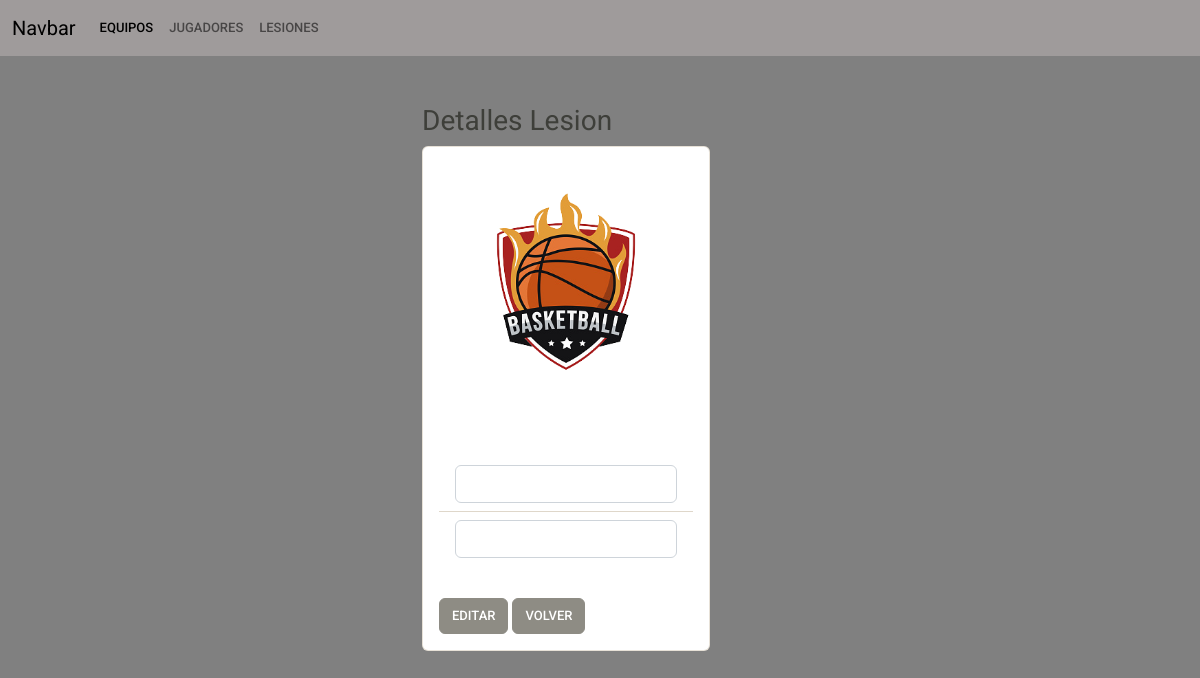
Before: /update_lesion/1 with the older database file.
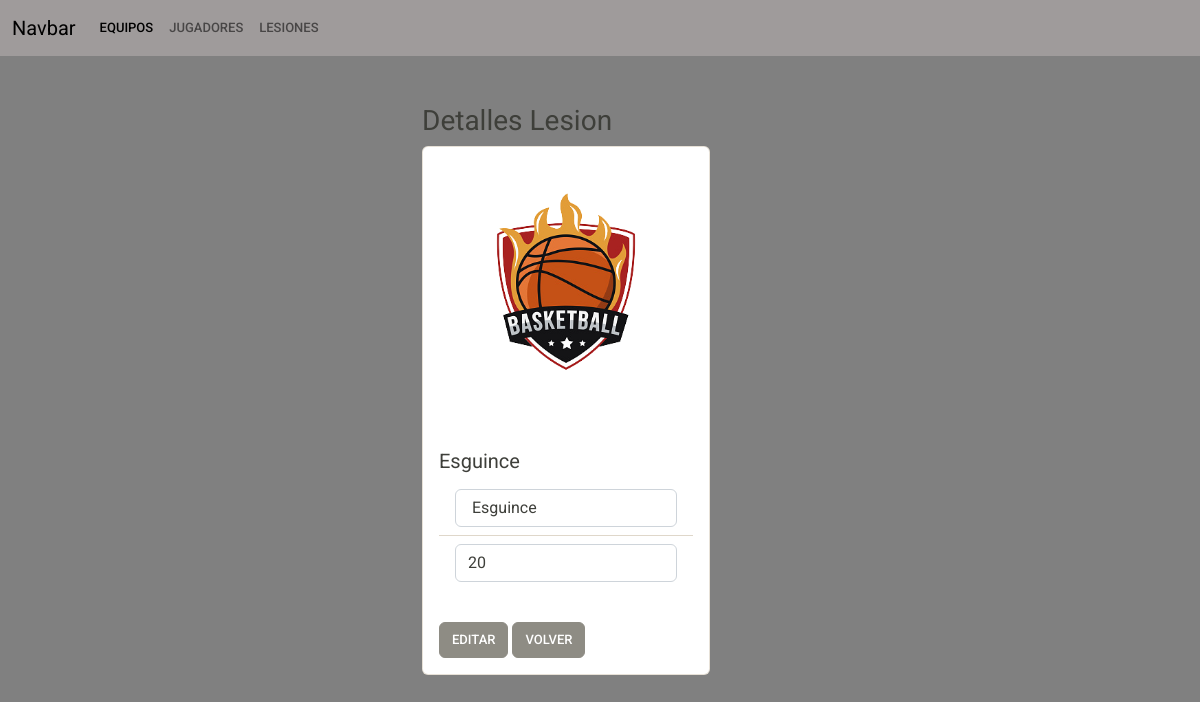
After: the same page with the newer database file.
### myapp/models.py (models this page shows, shortened)
    class Lesio(db.Model):
        __tablename__ = "Lesion"  # Nombre de la tabla que se crea
        id = db.Column("id", db.Integer, Sequence(
            'id_seq'),  primary_key=True)
        Lesion = db.Column(db.String(30))
        TiempoRecuperacion = db.Column(db.Integer)

### myapp/views.py (the view, shortened to what this page needs)
    @app.route("/update_lesion/<int:id>", methods=["GET", "POST"])
    def update_lesion(id: int):
        if request.method == "GET":
            read_lesion = db_access["read_lesion"]
            lesion = read_lesion(id)
            return render_template("update_lesion.html", lesion=lesion)

### myapp/templates/update_lesion.html (shortened to what this page needs)
<!DOCTYPE html>
<html lang="en">
<head>
  <link href="https://cdn.jsdelivr.net/npm/bootstrap@5.0.1/dist/css/bootstrap.min.css" rel="stylesheet">
  {% include "menu.html" %}
</head>
<body style="background-color: grey;">
  {% extends 'base.html' %} {% block content %}
  <div class="container">
    <div class="row mt-5 d-flex justify-content-center ">
      <div class="col-4">
        <p class="list-group">
        <h3>Detalles Lesion</h3>
        <div class="card" style="width: 18rem;">
          <form action="/update_lesion/{{ lesion.id}}" method="POST">
            <img src="../static/escudo.png" class="card-img-top" alt="...">
            <div class="card-body">
              <h5 class="card-title">
                {{ lesion.Lesion }}
              </h5>
              <ul class="list-group list-group-flush">
                <li class="list-group-item">
                  <input type="text" name="lesion" class="form-control" value=" {{ lesion.Lesion }}" />
                </li>
                <li class="list-group-item">
                  <input type="number" name="tiempo" class="form-control" value="{{ lesion.TiempoRecuperacion }}" />
                </li>
              </ul>
            </div>
            <div class="card-body mx-auto">
                <input type="submit" value="Editar" class="btn btn-secondary" />
              <a class="btn btn-secondary" href="/lesion">Volver</a>
          </form>
          {% endblock %}

Changed rows visible on the page:
added Lesio: Lesion "Esguince", lesion "Esguince", tiempo "20"
